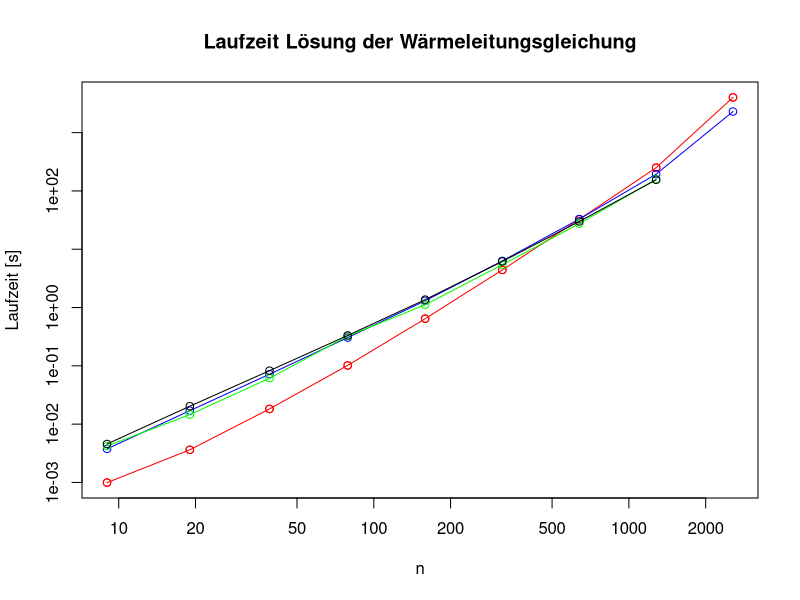

The R source for this figure:
d <- read.csv("results.csv")

pdf("results-heat.pdf", 8, 6)
plot(d[d$threads == 1,]$n, d[d$threads == 1,]$time, log = "xy",
	col = "red",
	main = "Laufzeit Lösung der Wärmeleitungsgleichung",
	xlab = "n", ylab = "Laufzeit [s]")

points(d[d$threads == 1,]$n, d[d$threads == 1,]$time, col = "red")
lines(d[d$threads == 1,]$n, d[d$threads == 1,]$time, col = "red")

points(d[d$threads == 2,]$n, d[d$threads == 2,]$time, col = "blue")
lines(d[d$threads == 2,]$n, d[d$threads == 2,]$time, col = "blue")

points(d[d$threads == 3,]$n, d[d$threads == 3,]$time, col = "green")
lines(d[d$threads == 3,]$n, d[d$threads == 3,]$time, col = "green")

points(d[d$threads == 4,]$n, d[d$threads == 4,]$time)
lines(d[d$threads == 4,]$n, d[d$threads == 4,]$time)
